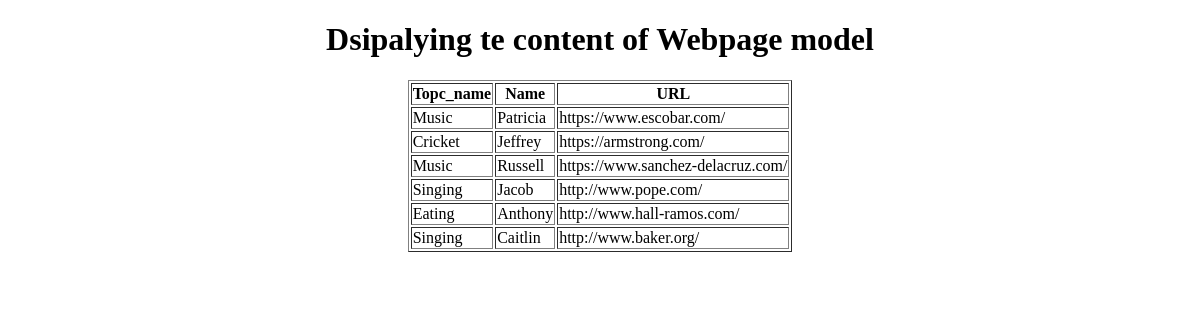
Page /display_webpages/ on the earlier database version.
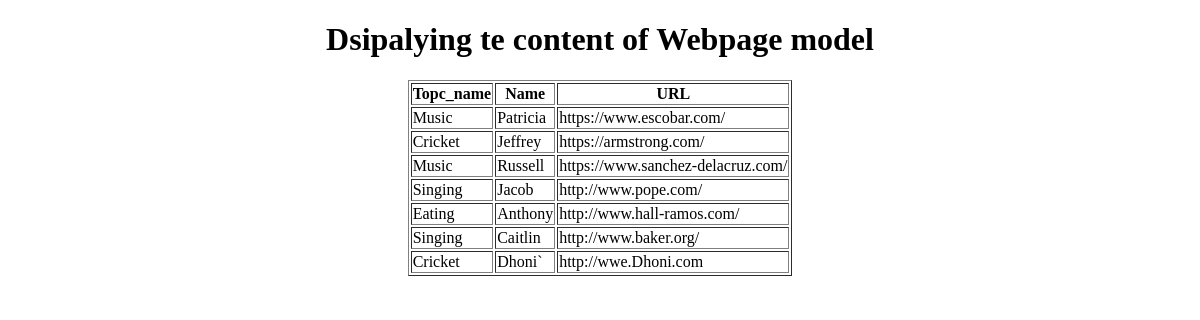
Same page on the later database version.
### app/models.py (models this page shows, shortened)
class Webpage(models.Model):
    topic_name=models.ForeignKey(Topic,on_delete=models.CASCADE)
    name=models.CharField(max_length=100)
    url=models.URLField(max_length=150)

class Topic(models.Model):
    topic_name=models.CharField(max_length=100,primary_key=True)
    def __str__(self):
        return self.topic_name

### app/views.py (the view)
# urls.py: path('display_webpages/',views.display_webpages,name='display_webpages'),
def display_webpages(request):
    webpages=Webpage.objects.all()
    webpages=Webpage.objects.filter(url__startswith='https')
    webpages=Webpage.objects.filter(url__endswith='org/')
    webpages=Webpage.objects.filter(name__contains='a')
    webpages=Webpage.objects.filter(Q(topic_name='Singing') & Q(name='Jacob'))
    webpages=Webpage.objects.filter(Q(topic_name='Singing'))
    webpages=Webpage.objects.filter(Q(name__contains='o') & Q(name__endswith='y') & Q(topic_name='Eating'))
    webpages=Webpage.objects.all()
    return render(request,'display_webpage.html',context={'webpages':webpages})

### templates/display_webpage.html (shortened to what this page needs)
<!DOCTYPE html>
<html lang="en">
<head>
</head>
<body>
    <center>
        {% if webpages %}
        <h1>Dsipalying te content of Webpage model</h1>
        <table border='1px'>
            <tr>
                <th>Topc_name</th>
                <th>Name</th>
                <th>URL</th>
            </tr>
                {% for w in webpages %}
                <tr>
                    <td>{{w.topic_name}}</td>
                    <td>{{w.name}}</td>
                    <td>{{w.url}}</td>
                </tr>
            {% endfor %}
        </table>
        {% else %}
        <h1>No webapges to display</h1>
        {% endif %}
    </center>
</body>
</html>

Differences in the rows shown:
added Webpage: topic_name "Cricket", name "Dhoni`", url "http://wwe.Dhoni.com"
